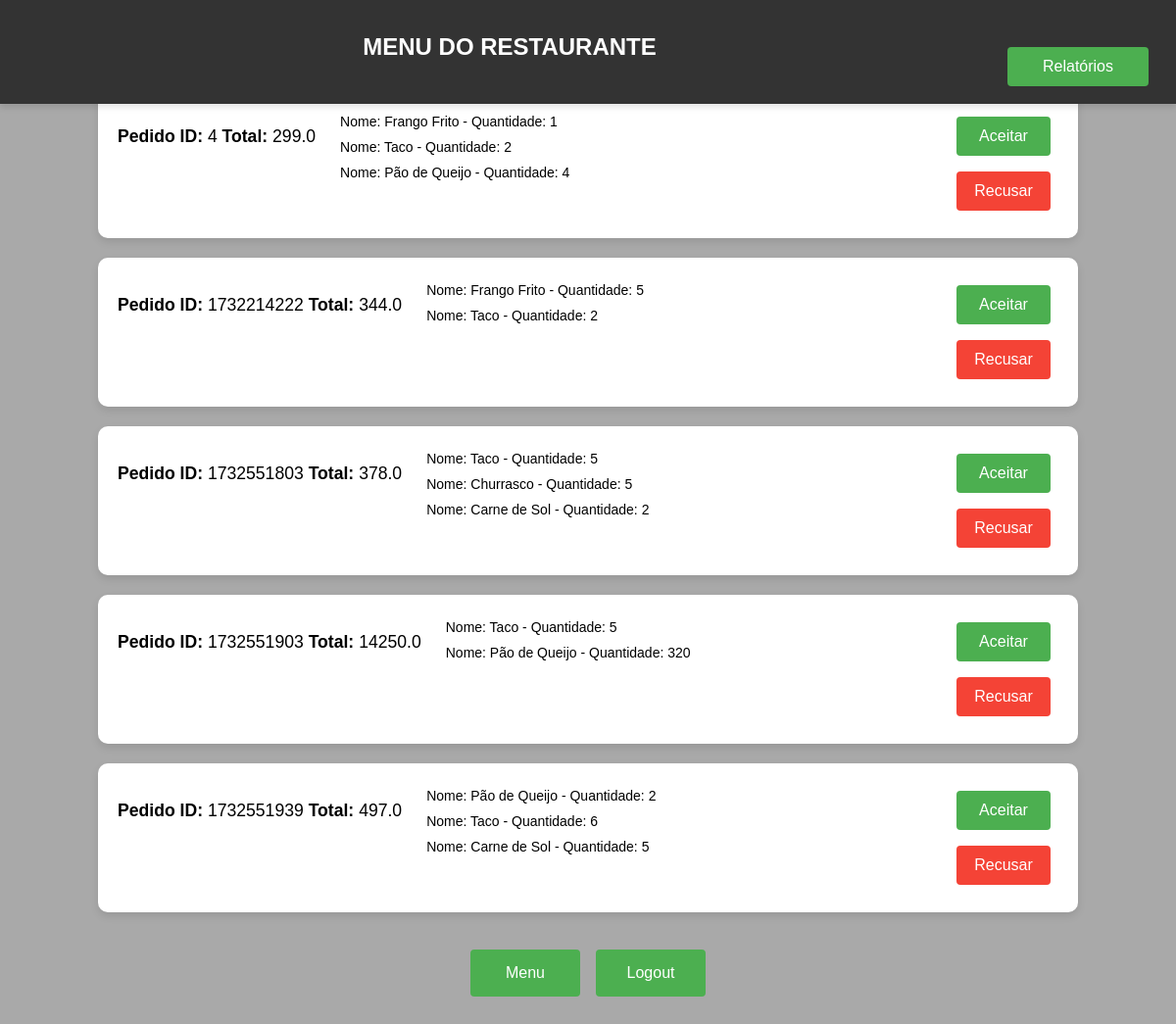
Screenshot of /pedidos (signed in) with the database file from the repository.
### tables this page shows
CREATE TABLE pedido (
                        id INTEGER PRIMARY KEY AUTOINCREMENT,
                        usuario TEXT NOT NULL,
                        id_restaurante INTEGER NOT NULL,
                        id_produto INTEGER NOT NULL,
                        quantidade INTEGER NOT NULL,
                        preco INTEGER NOT NULL,
                        total FLOAT NOT NULL,
                        id_pedido INTEGER NOT NULL,
                        status TEXT DEFAULT 'criado',
                        FOREIGN KEY (usuario) REFERENCES usuario(nome),
                        FOREIGN KEY (id_restaurante) REFERENCES restaurante(id),
                        FOREIGN KEY (id_produto) REFERENCES produto(id)
                    );

CREATE TABLE produto (
                        id INTEGER PRIMARY KEY AUTOINCREMENT,
                        nome TEXT NOT NULL,
                        preco FLOAT NOT NULL,
                        id_restaurante INTEGER NOT NULL,
                        FOREIGN KEY (id_restaurante) REFERENCES restaurante(id) 
                    );

### flaskServer.py (the view)
@flask_app.route('/pedidos')
def pedidos():
    restaurante = Singleton().get_current_restaurant_flask()
    admin = Singleton().get_current_admin()
    if restaurante:
        p_pedidos = my_db.get_pedido_id(restaurante.pk)
        pedidos_info = []  # Lista para armazenar informações agrupadas de pedidos
        for pedido_id in p_pedidos:
            pedido_id = pedido_id[0]  # Extrai o ID do pedido
            total = my_db.get_pedido_total(pedido_id)  # pega o total do pedido
            status = my_db.get_pedido_status_by_pedido(pedido_id)
            products = my_db.get_product_name(pedido_id)  # Obtém os produtos do pedido atual
            products_info = []  # Lista para os produtos desse pedido
            for product in products:
                nome = product[0]
                quantidade = product[1]
                products_info.append({'nome': nome, 'quantidade': quantidade})
            pedidos_info.append({'id_pedido': pedido_id,'total': total,'status': status,'product_info': products_info})
        return render_template('pedidos.html', pedidos=pedidos_info, is_admin=False, logged_in=True)
    elif admin:
        return render_template('pedidos.html', pedidos=[], is_admin=True, logged_in=True)
    else:
        return render_template('pedidos.html', pedidos=[], is_admin=False, logged_in=False)

### database/db.py (called while the page is built)
    def get_pedido_id(self, id_restaurante: int):
        cur = self.connection.cursor()
        cur.execute('''
                        SELECT DISTINCT p.id_pedido
                        FROM pedido p
                        WHERE p.status NOT IN ('recusado', 'entregue') AND id_restaurante = ?
                        ''', (id_restaurante,))
        records = cur.fetchall()
        return records

    def get_product_name(self, id_pedido: int):
        cur = self.connection.cursor()
        cur.execute('''
                    SELECT pd.nome, p.quantidade, p.id_pedido
                    FROM pedido p
                    LEFT JOIN produto pd ON p.id_produto = pd.id
                    WHERE p.id_pedido = ?
        ''', (id_pedido,))
        records = cur.fetchall()
        return records

    def get_pedido_total(self, id_pedido: int):
        cur = self.connection.cursor()
        cur.execute('''
                    SELECT ROUND(SUM(p.total), 0)
                    FROM pedido p
                    WHERE id_pedido = ?
                    GROUP BY p.id_pedido
        ''', (id_pedido,))
        record = cur.fetchone()
        return record[0]

    def get_pedido_status_by_pedido(self, id_pedido: int):
        cur = self.connection.cursor()
        cur.execute('''
                    SELECT DISTINCT p.status
                    FROM pedido p
                    WHERE id_pedido = ?
        ''', (id_pedido,))
        record = cur.fetchone()
        return record[0] if record else None

### utils/singleton.py (called while the page is built, shortened)
    def __new__(cls):
        return cls._instance

    def get_current_restaurant_flask(self):
        return self.current_restaurant_flask

    def get_current_admin(self):
        return self.current_admin

### templates/pedidos.html (shortened to what this page needs)
<!DOCTYPE html>
<html lang="pt-br">
<head>
    <link rel="stylesheet" href="{{ url_for('static', filename='css/pedidos.css') }}"/>
</head>
<body>
    {% if not logged_in %}
     <div class="login-container">
        <h2 class="title">Você não está logado</h2>
        <a href="{{ url_for('index') }}" class="link-index">
            <button class="index-button"> Menu </button>
        </a>
     </div>
    {% else %}
        <div class="appbar">
            <div class="appbar-title">
                <p>Menu do Restaurante</p>
            </div>
            <a href="{{ url_for('relatorios_restaurante') }}" class="link-relatorios_restaurante">
                <button class="relatorios-button">Relatórios</button>
            </a>
        </div>
        <div class="container">
            <ul class="pedido-lista">
                {% for pedido in pedidos %}
                <li class="pedido-item">
                    <div class="pedido-actions">
                        <p>
                            <strong>Pedido ID:</strong> {{ pedido.id_pedido }}
                            <strong>Total:</strong> {{ pedido.total }}
                        </p>
                        <ul>
                            {% for product in pedido.product_info %}
                            <li>
                                Nome: {{ product.nome }} - Quantidade: {{ product.quantidade }}
                            </li>
                            {% endfor %}
                        </ul>
                    </div>
                    {% if pedido.status == 'criado' %}
                    <div>
                        <form action="{{ url_for('alterar_status', pedido_id=pedido.id_pedido, novo_status='aceito') }}" method="post">
                            <button type="submit" class="accept-button">Aceitar</button>
                        </form>
                        <form action="{{ url_for('alterar_status', pedido_id=pedido.id_pedido, novo_status='recusado') }}" method="post">
                            <button type="submit" class="reject-button">Recusar</button>
                        </form>
                    </div>
                    {% elif pedido.status == 'aceito' %}
                    <div>
                        <form action="{{ url_for('alterar_status', pedido_id=pedido.id_pedido, novo_status='saiu_para_entrega') }}" method="post">
                            <button type="submit" class="accept-button">Saiu para entrega</button>
                        </form>
                    </div>
                    {% elif pedido.status == 'saiu para entrega' %}
                    <div>
                        <form action="{{ url_for('alterar_status', pedido_id=pedido.id_pedido, novo_status='entregue') }}" method="post">
                            <button type="submit" class="accept-button">Entregue</button>
                        </form>
                    </div>
                    {% endif %}
                </li>
                {% endfor %}
            </ul>
            <div class="buttons">
                <a href="{{ url_for('index') }}" class="link-index">
                    <button class="index-button"> Menu </button>
                </a>
                <a href="{{ url_for('logout') }}" class="link-index">
                    <button class="index-button"> Logout </button>
                </a>
            </div>
        </div>
    {% endif %}
</body>
</html>

### static/css/pedidos.css (style rules this page uses)
body { font-family: Arial, sans-serif; background-color: darkgray; display: flex; justify-content: center; align-items: center; overflow-y: auto; }
.appbar { width: 100%; background-color: #333; padding: 10px 20px; display: flex; justify-content: flex-end; box-shadow: 0 4px 6px rgba(0, 0, 0, 0.1); position: fixed; top: 0; left: 0; z-index: 1000; box-sizing: border-box; }
.appbar-title { flex-grow: 1; text-align: center; color: white; font-size: 1.5rem; font-weight: bold; text-transform: uppercase; }
.container { display: flex; justify-content: center; align-items: center; flex-direction: column; margin: 2rem; margin-top: 5%; padding: 1.5rem; }
.pedido-lista { margin: 0; padding: 0; list-style: none; display: flex; flex-direction: column; gap: 20px; }
.pedido-item { background-color: #ffffff; border-radius: 10px; box-shadow: 0 4px 8px rgba(0, 0, 0, 0.1); padding: 20px; width: 80vw; text-align: left; font-size: 1.1rem; transition: transform 0.2s ease, box-shadow 0.2s ease; }
.pedido-actions { display: flex; gap: 10px; justify-content: space-between; }
ul { list-style: none; padding-left: 15px; margin: 0; }
ul li { display: flex; justify-content: space-between; font-size: 14px; padding: 5px 0; }
.accept-button, .reject-button { width: 6rem; height: 2.5rem; padding: 0.5rem; margin: 0.5rem; background-color: #4CAF50; color: white; border: none; border-radius: 4px; font-size: 1rem; cursor: pointer; }
.reject-button { background-color: #f44336; }
a { margin-top: 30px; color: #007BFF; text-decoration: none; }
.index-button { width: 7rem; height: 3rem; padding: 0.8rem; margin: 0.5rem; background-color: #4CAF50; color: white; border: none; border-radius: 4px; font-size: 1rem; cursor: pointer; }
.relatorios-button { width: 9rem; height: 2.5rem; padding: 0.5rem; margin: 0.5rem; background-color: #4CAF50; color: white; border: none; border-radius: 4px; font-size: 1rem; cursor: pointer; }
.buttons { display: flex; justify-content: center; align-items: center; flex-direction: row; }

### rows the page displays
pedido: nome "Frango Frito", quantidade "1"
pedido: nome "Taco", quantidade "2"
pedido: nome "Pão de Queijo", quantidade "4"
pedido: nome "Frango Frito", quantidade "5"
pedido: nome "Taco", quantidade "2"
pedido: nome "Taco", quantidade "5"
pedido: nome "Churrasco", quantidade "5"
pedido: nome "Carne de Sol", quantidade "2"
pedido: nome "Taco", quantidade "5"
pedido: nome "Pão de Queijo", quantidade "320"
pedido: nome "Pão de Queijo", quantidade "2"
pedido: nome "Taco", quantidade "6"
pedido: nome "Carne de Sol", quantidade "5"

### other values shown
{{ pedido.id_pedido }} "4" "1732214222" "1732551803" "1732551903" "1732551939"
{{ pedido.total }} "299.0" "344.0" "378.0" "14250.0" "497.0"
